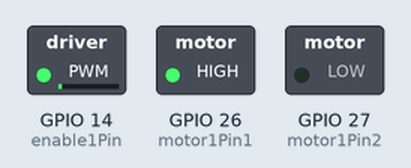
Bench run of a sketch on a simulated ESP32. On the bench: switched loads named in the sketch (green lamp = pin HIGH).

Above: at 0.05 s.
At 2.15 s:
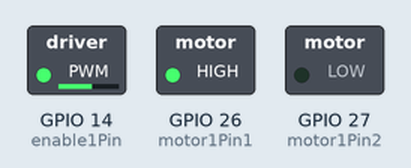
At 3.45 s:
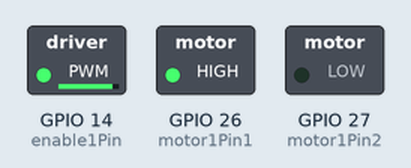
At 6.9 s:
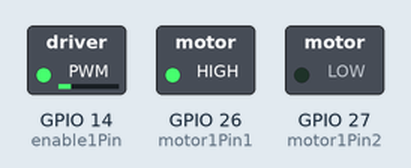
Timing chart, 0 to 11.3 s (numbered marks = the images above):
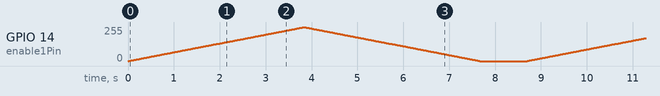

The sketch:

ejercicio2.ino
```cpp
// Definición de pines para dirección y velocidad
const int motor1Pin1 = 26;
const int motor1Pin2 = 27;
const int enable1Pin = 14; // Pin ENA conectado al GPIO 14 (PWM)

// Propiedades de la señal PWM para el ESP32 (Nueva versión)
const int freq = 5000;        // Frecuencia de 5000 Hz
const int resolution = 8;     // Resolución de 8 bits (valores de 0 a 255)

void setup() {
  // Inicializamos los pines de dirección
  pinMode(motor1Pin1, OUTPUT);
  pinMode(motor1Pin2, OUTPUT);

  // NUEVA FORMA: Configuramos el PWM y lo asignamos al pin en una sola línea
  ledcAttach(enable1Pin, freq, resolution);
}

void loop() {
  // Establecemos la dirección hacia adelante
  digitalWrite(motor1Pin1, HIGH);
  digitalWrite(motor1Pin2, LOW);

  // ----------------------------------------
  // Acelerar: Aumentamos el ciclo de trabajo de 0 a 255
  // ----------------------------------------
  for(int dutyCycle = 0; dutyCycle <= 255; dutyCycle++){
    // NUEVA FORMA: ledcWrite ahora recibe el PIN directamente, no el canal
    ledcWrite(enable1Pin, dutyCycle);
    delay(15);
  }

  // ----------------------------------------
  // Desacelerar: Reducimos el ciclo de trabajo de 255 a 0
  // ----------------------------------------
  for(int dutyCycle = 255; dutyCycle >= 0; dutyCycle--){
    ledcWrite(enable1Pin, dutyCycle);
    delay(15);
  }

  // Nos aseguramos de que el motor se detenga completamente
  ledcWrite(enable1Pin, 0);
  delay(1000);
}
```
